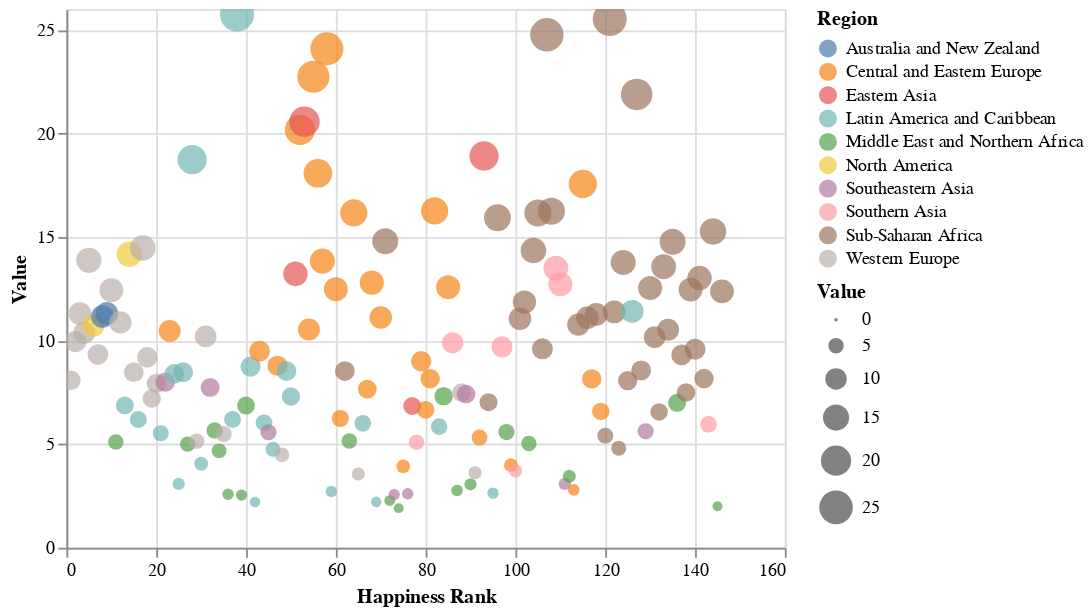

Notebook code cell kept with this figure:
### Code cell
alt.Chart(df_1).mark_circle(size = 100).encode(
    x='Happiness Rank',
    y='Value',
    size='Value',
    tooltip=['Happiness Rank', 'Value', 'Indice Benessere Economico','Country','Region'],
    color=alt.Color('Region:N')
).interactive()

### Figure 1 — Vega-Lite specification as saved in the notebook (floating-point values rounded to 4 significant figures; data arrays with more than 128 entries replaced by an {"elided": "..."} marker saying what was removed)
{"config": {"view": {"continuousWidth": 400, "continuousHeight": 300}}, "data": {"name": "data-129ae10ec0d09ffd2f674b698291500a"}, "mark": {"type": "circle", "size": 100}, "encoding": {"color": {"field": "Region", "type": "nominal"}, "size": {"field": "Value", "type": "quantitative"}, "tooltip": [{"field": "Happiness Rank", "type": "quantitative"}, {"field": "Value", "type": "quantitative"}, {"field": "Indice Benessere Economico", "type": "quantitative"}, {"field": "Country", "type": "nominal"}, {"field": "Region", "type": "nominal"}], "x": {"field": "Happiness Rank", "type": "quantitative"}, "y": {"field": "Value", "type": "quantitative"}}, "selection": {"selector004": {"type": "interval", "bind": "scales", "encodings": ["x", "y"]}}, "$schema": "https://vega.github.io/schema/vega-lite/v4.17.0.json", "datasets": {"data-129ae10ec0d09ffd2f674b698291500a": {"elided": "146 records"}}}
